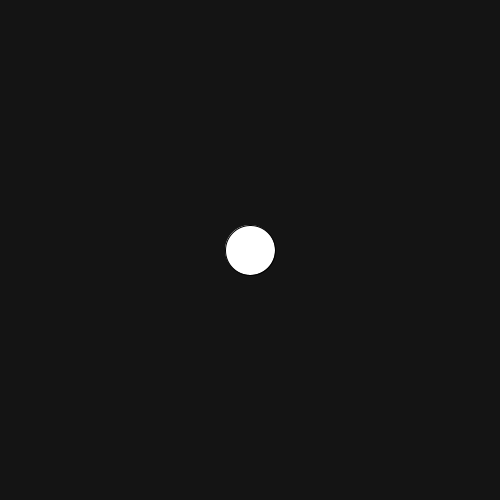
Frame 1 (no input)
Frame 60 (the mouse pressed at the canvas centre just before this capture): identical to frame 1, image omitted
Frame 120 (the mouse held since frame 60 and released just before this capture): identical to frame 1, image omitted

The Processing sketch that drew this single still picture (run headless with seeded random() and noise(); from frame 60 on, the mouse is pressed at the canvas centre):

// Processing sketch: Question_3
// ── Question_3.pde
int circle_diameter = 50;
boolean x_restrict = false;
boolean y_restrict = false;

void setup()
{
  size(500, 500);
  background(20);
  ellipseMode(CENTER);
  ellipse(width/2, height/2, circle_diameter, circle_diameter);
}

void draw()
{
}

void mouseDragged()
{
  background(20);
  //Default//
  if ((mouseX < width-0.5*circle_diameter && mouseX > 0.5 * circle_diameter) &&
    (mouseY < height-0.5*circle_diameter && mouseY > 0.5 * circle_diameter))
  {
    ellipse(mouseX, mouseY, circle_diameter, circle_diameter);
    x_restrict = false;
    y_restrict = false;
  }

  //Test to make sure that the x and y coordinates aren't restricted when they shouldn't be along the edges.
  if (x_restrict == true && mouseX >= 0.5*circle_diameter && mouseX <= width-0.5*circle_diameter) 
  {
    x_restrict = false;
  }
  if (y_restrict == true && mouseY >= 0.5*circle_diameter && mouseY <= height-0.5*circle_diameter) 
  {
    y_restrict = false;
  }

  //Too Far Right
  if (mouseX >= width-0.5*circle_diameter)
  {


    //Too far right and too far down
    if (mouseY >= height-0.5*circle_diameter)
    { 
      x_restrict = true;
      y_restrict = true;
      ellipse(width-0.5*circle_diameter, height-0.5*circle_diameter, circle_diameter, circle_diameter);
    }   
    //Too far right and too far up
    else if (mouseY <= 0.5 * circle_diameter)
    {
      x_restrict = true;
      y_restrict = true;
      ellipse(width-0.5*circle_diameter, 0.5*circle_diameter, circle_diameter, circle_diameter);
    } else 
    {
      x_restrict = true;
      ellipse(width-0.5*circle_diameter, mouseY, circle_diameter, circle_diameter);
    }
  } 

  //Too Far Left
  else if (mouseX <= 0.5 * circle_diameter) 
  {
    //Too far left and too far down
    if (mouseY >= height-0.5*circle_diameter)
    { 
      x_restrict = true;
      ellipse(0.5*circle_diameter, height-0.5*circle_diameter, circle_diameter, circle_diameter);
    }   
    //Too far left and too far up
    else if (mouseY <= 0.5 * circle_diameter)
    {
      x_restrict = true;
      ellipse(0.5*circle_diameter, 0.5*circle_diameter, circle_diameter, circle_diameter);
    } else
    {
      x_restrict = true;
      ellipse(0.5*circle_diameter, mouseY, circle_diameter, circle_diameter);
    }
  }

  //Too far down
  if (mouseY >= height-0.5*circle_diameter)
  {
    if (x_restrict!= true)
    {
      y_restrict = true;
      ellipse(mouseX, height-0.5*circle_diameter, circle_diameter, circle_diameter);
    }
  }
  //Too far up
  else if (mouseY <= 0.5 * circle_diameter)
  {
    if (x_restrict!= true)
    {
      y_restrict = true;
      ellipse(mouseX, 0.5*circle_diameter, circle_diameter, circle_diameter);
    }
  }
}
